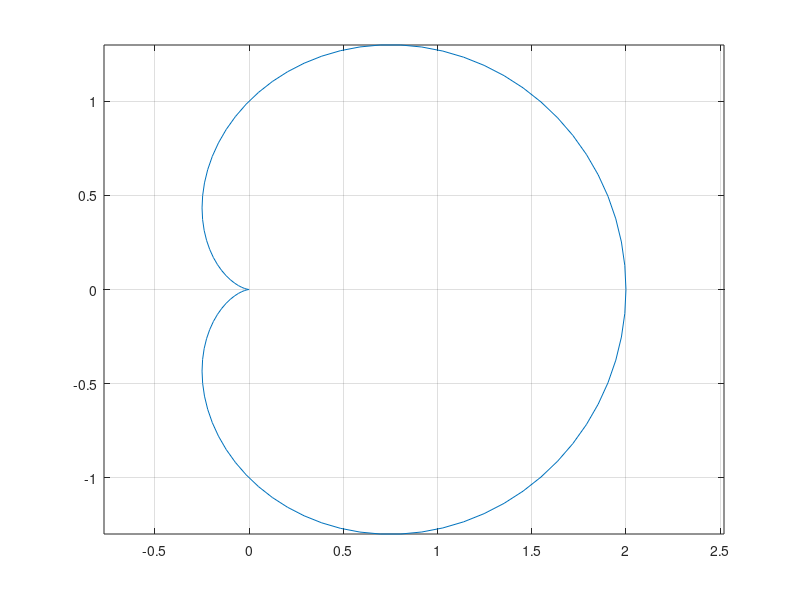

Recreate this plot in MATLAB.
theta=linspace(0,2*pi,100);
ftheta=1+cos(theta);
x=ftheta.*cos(theta);
y=ftheta.*sin(theta);
plot(x,y);
axis('equal');
grid on;